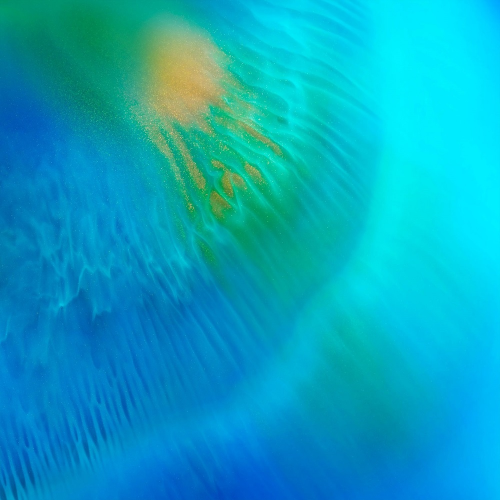
#> input picture user/bins/berry-launcher/ohwallpaper/img_wallpaper_default.jpg, 1000 x 1000 px (shown at 1/2 size)
$ python genohwallpaper.py
#> lines starting #> are read from the running program, lines starting #| are printed output that depends on the picture
#!/usr/bin/env python3
"""从 OpenHarmony phone 默认壁纸生成 launcher 内建 135×240 静态源图。

产物：`user/berry-appshell/src/wallpaper.rs`（波3-件⑦ 起随 icons 模块迁 berry-appshell；源资产 ohwallpaper/ 仍在 berry-launcher）。

用法：
  python3 tools/genohwallpaper.py             # 重产 wallpaper.rs（硬依赖 PIL）
  python3 tools/genohwallpaper.py --selftest  # 门禁自检（零 PIL 可跑；PIL 在位时加做重产对拍）

OpenHarmony `backgroundImageSize(ImageSize.Cover)` 在 1080×1920 竖屏上取
1000×1000 源图中央 562.5×1000 裁切。这里宿主预采样到 135×240，launcher
经 `ImageSrc::SmoothArgb` 双线性放大到整屏；静态 rodata 直供，不占 1MiB 堆。

自检面（a-3 U4 纪律，genhdfont --selftest 同族——launcher 壁纸源此前零守卫）：
- 结构钉板零依赖（re 解析在册产物）：W/H/PX 三头钉 + 240 行×135 token +
  token 全 `0x%08X` 形 + alpha 全 0xFF（不透明钉）。
- 溯源钉：头部 SHA-256 ↔ 源 jpg 实测逐字节对账（换源不重产即炸）。
- 32400 px 黄金哈希（源图/裁切/重采样任何漂移必炸——须有意识重钉）。
- 角锚 4（四角像素）+ 唯一色数 19362（内容活性——退化纯色面不可能过）。
- 8 拒面：头钉/类型钉/行数两向/token 数/坏 token/短 token/alpha 位/溯源哈希。
- PIL 在位且源图在仓：build() 重产 ↔ 在册文件逐字节对拍（真漂移守卫）；
  PIL 缺席打 skip 不 FAIL（宿主无 PIL 是合法环境，降级面由黄金哈希兜底）。
"""
from __future__ import annotations

from pathlib import Path
import hashlib
import re
import sys

try:
    from PIL import Image
except ImportError:  # selftest 结构面零依赖可跑；build() 路径硬依赖 PIL
    Image = None

REPO = Path(__file__).resolve().parent.parent
SRC = REPO / 'user/bins/berry-launcher/ohwallpaper/img_wallpaper_default.jpg'
OUT = REPO / 'user/berry-appshell/src/wallpaper.rs'
W, H = 135, 240


def cover_crop_resize(im):
    assert Image is not None  # 仅 build() 内调用，彼时 PIL 必在位
    # Cover 裁切：目标宽高比 1080/1920；方图保留中央竖条。
    crop_w = round(im.height * W / H)
#> crop_w = 562
    if crop_w > im.width:
        crop_h = round(im.width * H / W)
        box = ((im.width - crop_h) // 2, 0, (im.width + crop_h) // 2, im.height)
    else:
        box = ((im.width - crop_w) // 2, 0, (im.width + crop_w) // 2, im.height)
#> box = (219, 0, 781, 1000)
    return im.crop(box).resize((W, H), Image.Resampling.LANCZOS)  # type: ignore[union-attr]
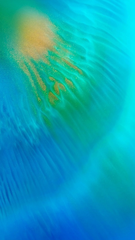
#> returned value: PIL image 135x240 RGB; mean R, G, B 13, 162.5, 182.1


def build(src: Path) -> str:
    if Image is None:
        raise SystemExit('genohwallpaper: PIL 缺席（生成路径硬依赖）——brew/系统 python3 或 pip install pillow')
    im = cover_crop_resize(Image.open(src).convert('RGB'))
    source_hash = hashlib.sha256(src.read_bytes()).hexdigest()
    lines = [
        '//! 由 tools/genohwallpaper.py 生成——勿手改。',
        '//! OpenHarmony phone 默认壁纸中央 cover 裁切，135×240 静态源图。',
        f'//! 源：applications_launcher @ f75dfb6bf727...，SHA-256 {source_hash}。',
        f'pub const WALLPAPER_W: u32 = {W};',
        f'pub const WALLPAPER_H: u32 = {H};',
        f'pub const WALLPAPER_PX: [u32; {W * H}] = [',
    ]
    for y in range(H):
        row = []
        for x in range(W):
            r, g, b = im.getpixel((x, y)); row.append(f'0xFF{r:02X}{g:02X}{b:02X}')
        lines.append('    ' + ', '.join(row) + ',')
#> after the loop, lines = 246 items
    lines.append('];')
    return '\n'.join(lines) + '\n'


# ---- selftest（a-3 U4 门禁化纪律；genhdfont/elf2flat/pwrcls/siminj --selftest 同位） ----

# 黄金哈希：32400 px 大端 u32 串接的 sha256。源图/裁切/重采样任何变更必漂移
# ——此时跑 `python3 tools/genohwallpaper.py` 重产后 **有意识** 更新本值
# （连坐核对 berry-launcher wallpaper.rs 消费面与 ROOTFS/rootfs 帽），防静默换脸。
GOLDEN_SHA256 = '8e99e913203a2b9c18a88ce6ec014043ebd2f0cee33569de874baf2868d010ae'

# 角锚 + 内容活性钉（与黄金哈希局部冗余：失败时更快定位）。
CORNER_PX = {0: 0xFF02997B, 134: 0xFF01EAFB, 32265: 0xFF027BCE, 32399: 0xFF0077D5}
UNIQUE_COLORS = 19362

_PINS = (
    'pub const WALLPAPER_W: u32 = 135;',
    'pub const WALLPAPER_H: u32 = 240;',
    'pub const WALLPAPER_PX: [u32; 32400] = [',
)
_TOKEN = re.compile(r'^0x[0-9A-F]{8}$')
_SRC_HASH = re.compile(r'SHA-256 ([0-9a-f]{64})')


# [101 lines left out: functions parse_artifact, selftest, not called in this run]


def main() -> int:
    if len(sys.argv) > 1 and sys.argv[1] == '--selftest':
        return selftest()
    OUT.write_text(build(SRC))
#> (the run stopped early here; a loop or call above may not have finished)
